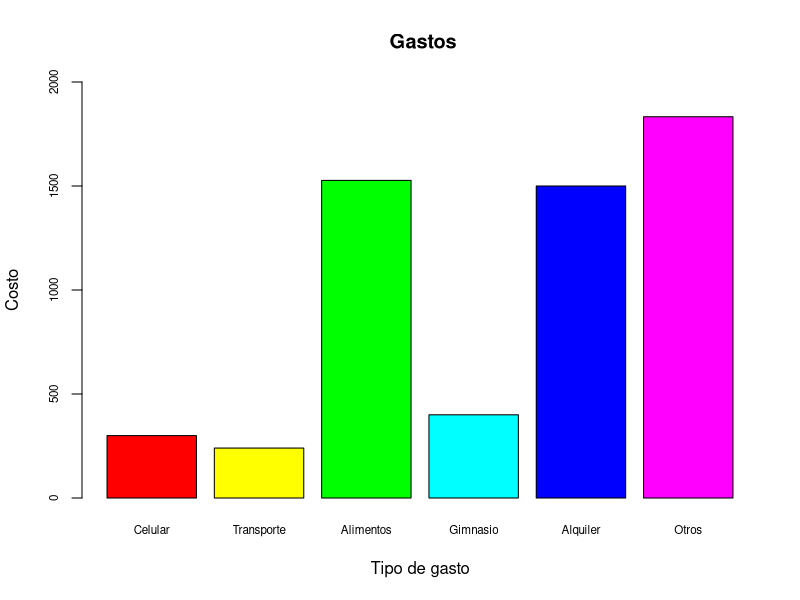
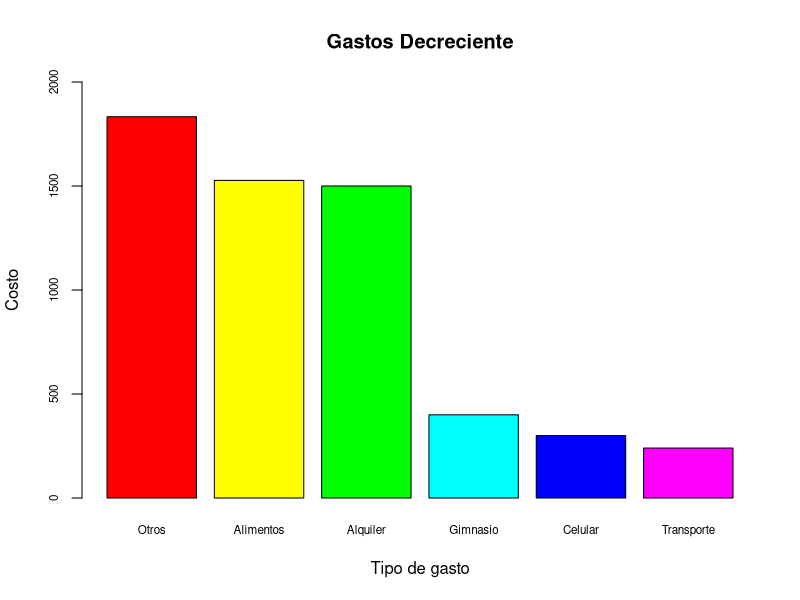

The R script that drew these images, in order:

# Parte 1 -----------------------------------------------------------------

celular <- 300
transporte <- 240
alimentos <- 1527
gimnasio <- 400
alquiler <-1500
otros <- 1833

gastos <- c(celular, transporte, alimentos, gimnasio, alquiler, otros)
gastos

# Gastos totales
total_gastos <- sum(gastos)

total_gastos

# Gasto por 5 meses
total_gastos_5m <-(total_gastos*5)
total_gastos_5m

# Gastos por 10 meses
total_gastos_10m <-(total_gastos*10)
total_gastos_10m

#Gráficas y valores decreciente 
gastos_dec <- sort(gastos, decreasing =  TRUE)
gastos_dec
barplot(gastos, main =" Gastos", xlab = "Tipo de gasto", ylab = "Costo", 
        col = rainbow(6), cex.axis = (0.7),cex.names = (0.7), ylim = c (0, 2000),
        names.arg = c("Celular" ,"Transporte", "Alimentos", "Gimnasio", 
                      "Alquiler", "Otros"))

barplot(gastos_dec, main = "Gastos Decreciente", 
        col=rainbow(6) , ylab= "Costo", xlab= "Tipo de gasto", 
        cex.axis = (0.7), cex.names = (0.7), ylim = c (0, 2000), 
        names.arg= c("Otros", "Alimentos","Alquiler", "Gimnasio", "Celular", "Transporte"))

# Parte 2 -----------------------------------------------------------------

#Problema 1

#Nombre de estudiante: Cualitativa
#Fecha de nacimiento (p. Ej., 21/10/1995): Cuantitativa
#Edad (en años): Cuantitativa
#Dirección de casa (por ejemplo, 1234 Ave. Alamo): Cualitativa
#Número de teléfono (por ejemplo, 510-123-4567): Cualitativa
#Área principal de estudio: Cualitativa
#Grado de año universitario: primer año, segundo año, tercer año, último año: Cualitativa
#Puntaje en la prueba de mitad de periodo (basado en 100 puntos posibles): Cualitativa
#Calificación general: A, B, C, D, F: Cualitativa
#Tiempo (en minutos) para completar la prueba final de MCF 202: Cuantitativa
#Número de hermanos: Cuantitativa


# Problema 2 --------------------------------------------------------------

#Eligir un objeto con 7 variables cuantitativas y 7 categóricas

Cuantitativas <- c ("Fecha de Nacimiento", "Edad", "Altura", "Peso",
     "Número de Hermanos", "Tiempo de Estudio", "Sueldo")
Categoricas <- c ("Nombre", "Estado civil", "Sexo", "Domicilio",
     "Número de Teléfono", "Correo Electrónico", "Clase Social")

lista <- matrix(NaN,7,2)
lista [,1] <- Cuantitativas[1:7]
lista [,2] <- Categoricas [1:7]
colnames( lista) <- c("Cuantitativas","Categóricas")
lista

# Problema 3 --------------------------------------------------------------
#Considere una variable con valores numéricos que describen formas electrónicas de expresar opiniones personales: 1 = Twitter; 2 = correo electrónico; 3 = mensaje de texto; 4 = Facebook; 5 = blog. ¿Es esta una variable cuantitativa o cualitativa? Explique

# R= Es una variable cualitativa, ya que se esta dando una condición o categorización para identificar las diversas redes sociales, en las cuales se expresan opiniones de las personas.


# Problema 4 --------------------------------------------------------------

# ¿Cual es la cantidad promedio de horas que los estudiantes de universidaded publicas reabaja cada semana?
# R= 1) Estudiantes Universitarios, 2) Horas prpmedio trabajadas, 3) Cuantitativas

# ¿Que proporcion de todos los estudiantes universitarios de México estan inscritos en una universidad pública?
# R= 1) Estudiantes Universitarios, 2)Estudiantes Universitarios inscritos en una Universidad pública, 3) Categórica

# En las universidades públicas, ¿las estudiantes femeninas tienen un promedio de CENEVAL mas alto que los estudiantes varones?
# R= 1) Estudiantes femeninas, 2) Promedio de CENEVAL, 3) Categórica

# ¿Es mas probable que los atletas universitarios reciban asesoramiento académico que los atletas no universitarios?
# R= 1) Atletas universitarios y no universitarios, 2) Asesoramiento académico, c) Categórica 

# Si reunieramos datos para responder a las preguntas de la investigación anterior, ¿que datos podrian analizarse mediante un histograma? ¿como lo sabes?
# R= Cantidad de interesados en el asesoramiento, deporte que practican,: Porque los histogramas representan la distribución de datos en función de algun parámetro   

 